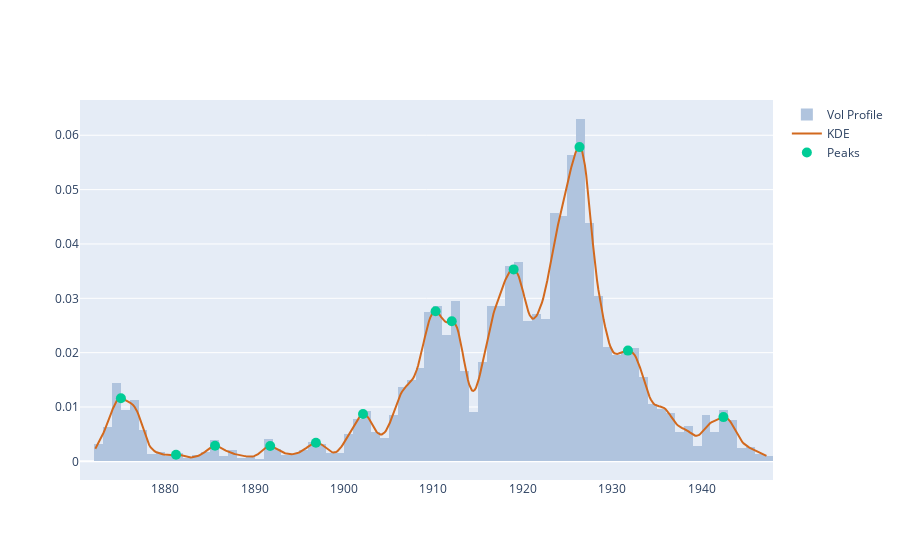

The code cell stored with this chart in its notebook:
### Code cell
peaks,_ = signal.find_peaks(kdy)
pkx = xr[peaks]
pky = kdy[peaks]

pk_marker_args=dict(size=10)
fig = get_dist_plot(close, volume, xr, kdy)
fig.add_trace(go.Scatter(name="Peaks", x=pkx, y=pky, mode='markers', marker=pk_marker_args))

### Figure 1 — Plotly figure (JSON) as saved in the notebook; plotly's stock layout.template omitted (floating-point values rounded to 4 significant figures; data arrays with more than 128 entries replaced by an {"elided": "..."} marker saying what was removed)
{"data": [{"histfunc": "sum", "histnorm": "probability density", "marker": {"color": "#B0C4DE"}, "name": "Vol Profile", "nbinsx": 150, "type": "histogram", "x": {"elided": "5000 float values"}, "y": {"elided": "5000 int values"}}, {"marker": {"color": "#D2691E"}, "mode": "lines", "name": "KDE", "type": "scatter", "x": {"elided": "500 float values"}, "y": {"elided": "500 float values"}}, {"marker": {"size": 10}, "mode": "markers", "name": "Peaks", "type": "scatter", "x": [1875.0, 1881.0, 1886.0, 1892.0, 1897.0, 1902.0, 1910.0, 1912.0, 1919.0, 1926.0, 1932.0, 1942.0], "y": [0.01162, 0.001216, 0.002869, 0.002837, 0.003427, 0.008705, 0.02762, 0.02579, 0.03532, 0.05782, 0.02037, 0.008146]}], "layout": {}}
